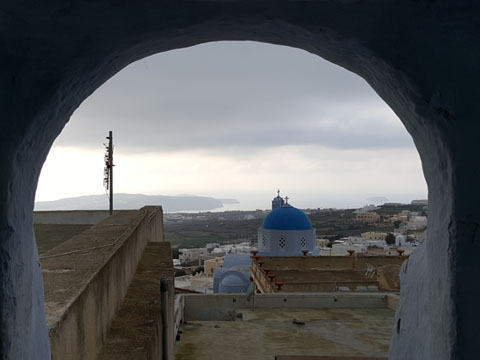
#> input picture 4_CV/chap05/images/abs_test2.jpg, 480 x 360 px, found by its file name
$ python 03.image_channels.py
#> lines starting #> are read from the running program, lines starting #| are printed output that depends on the picture
import cv2

# 이미지 읽기
image_path = "4_CV/chap05/images/abs_test2.jpg"
image = cv2.imread(image_path, cv2.IMREAD_COLOR)
#> image is the input picture: shape (360, 480, 3); mean B, G, R 95.3, 93.7, 91.5
if image is None:
    raise Exception("Error: Unable to read the image file.") # 예외 처리
if image.ndim != 3:
    raise Exception("Error: The image is not a color image.") # 컬러 영상인지 확인


# 채널 분리 (split을 써도 되는데, 넘파이라서 이렇게도 된다 !)
blue_channel  = image[:, :, 0]
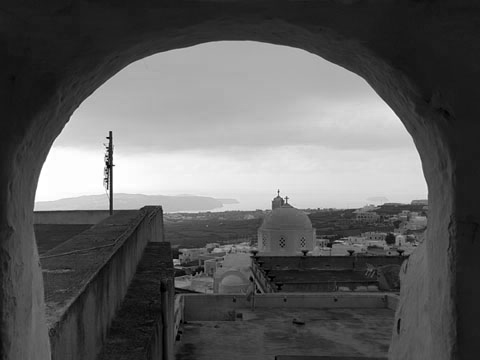
#> blue_channel: shape (360, 480); min 0, max 255, mean 95.3
green_channel = image[:, :, 1]
red_channel   = image[:, :, 2]
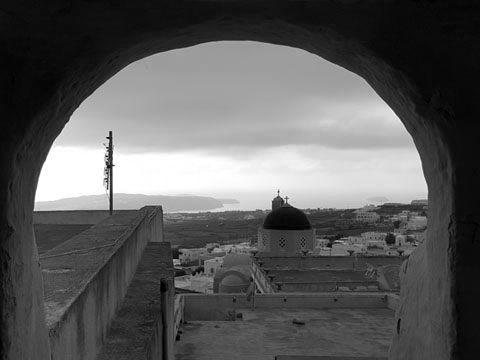
#> red_channel: shape (360, 480); min 0, max 255, mean 91.5

# 자료형 체크 및 정보 출력
print("blue_channel 자료형:" , type(blue_channel) , blue_channel.dtype)
#| blue_channel 자료형: <class 'numpy.ndarray'> uint8
print("green_channel 자료형:", type(green_channel), green_channel.dtype)
#| green_channel 자료형: <class 'numpy.ndarray'> uint8
print("red_channel 자료형:"  , type(red_channel)  , red_channel.dtype)
#| red_channel 자료형: <class 'numpy.ndarray'> uint8

# 각 채널을 윈도우에 띄우기
cv2.imshow("Original Image", image)
cv2.imshow("Blue Channel", blue_channel) # Blue 채널
cv2.imshow("Green Channel", green_channel) # Green 채널
cv2.imshow("Red Channel", red_channel) # Red 채널


cv2.waitKey(0)
cv2.destroyAllWindows()

$ run again, with 4_CV/chap05/images/color.jpg copied over 4_CV/chap05/images/abs_test2.jpg
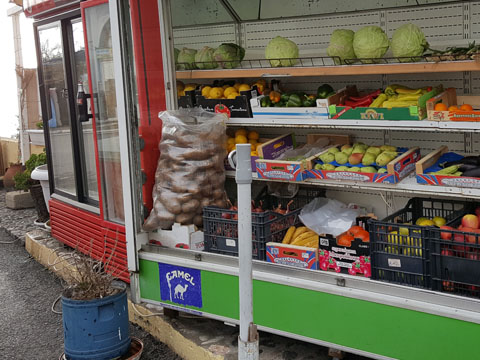
#> input picture 4_CV/chap05/images/color.jpg, 480 x 360 px, found by its file name
#> image is the input picture: shape (360, 480, 3); mean B, G, R 86.9, 100.8, 106.2
#> `green_channel = image[:, :, 1]`:
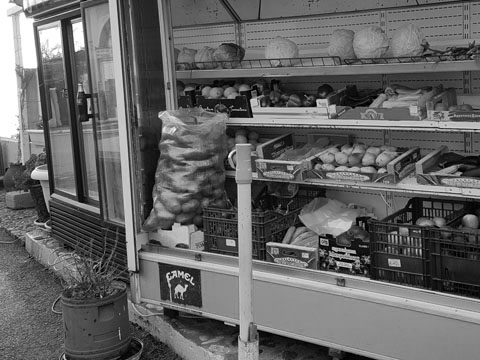
#> green_channel: shape (360, 480); min 0, max 255, mean 100.8
#> `red_channel   = image[:, :, 2]`:
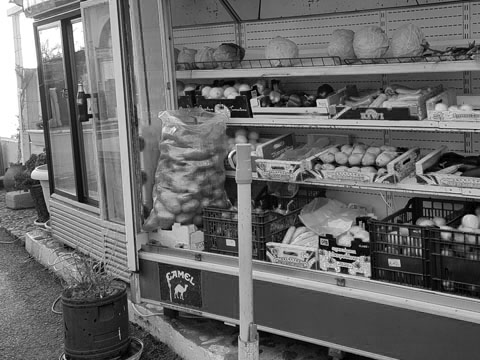
#> red_channel: shape (360, 480); min 0, max 255, mean 106.2
#| blue_channel 자료형: <class 'numpy.ndarray'> uint8
#| green_channel 자료형: <class 'numpy.ndarray'> uint8
#| red_channel 자료형: <class 'numpy.ndarray'> uint8
